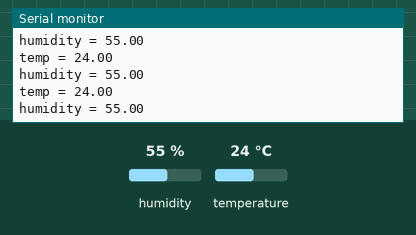
Bench run of a sketch on a simulated Arduino Uno, built with avr-gcc and run on an emulated ATmega328P. Parts: the last lines printed to the serial monitor. The test bench sets the inputs (shaded band); at power-on: humidity 55 %, temperature 24 °C.

Above: at 4.8 s.
4.9 s: humidity set to 22 %
At 8.9 s:
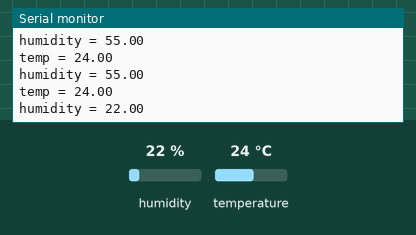
9.9 s: temperature set to 12 °C
At 11.4 s:
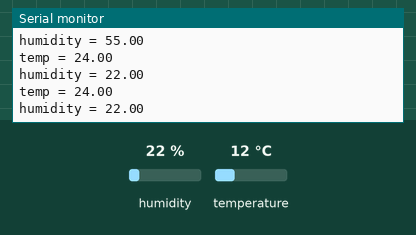
14.9 s: humidity set to 40 %
At 17.1 s:
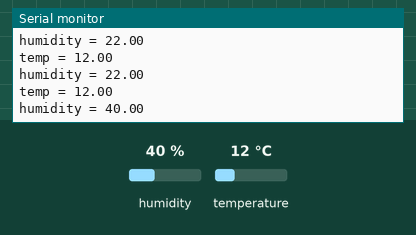
Timing chart, 0 to 18.6 s (numbered marks = the images above; inputs shaded):
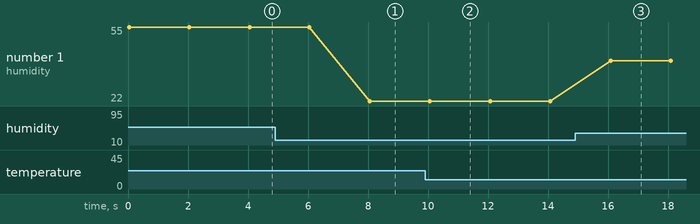

The sketch:

percobaan5Bmodifikasi.ino
```cpp
#include <Arduino_FreeRTOS.h>
#include <queue.h>
#include <DHT.h>

#define DHTPIN 2
#define DHTTYPE DHT11

DHT dht(DHTPIN, DHTTYPE);

struct readings {
    float temp;
    float h;
};

QueueHandle_t my_queue;

void setup() {
    Serial.begin(9600);
    dht.begin();

    my_queue = xQueueCreate(1, sizeof(struct readings));

    xTaskCreate(read_data, "read sensors", 128, NULL, 0, NULL);
    xTaskCreate(display, "display", 128, NULL, 0, NULL);
}

void loop() {}

void read_data(void *pvParameters) {
    struct readings x;

    for(;;) {
        x.temp = dht.readTemperature();
        x.h = dht.readHumidity();

        xQueueSend(my_queue, &x, portMAX_DELAY);
        vTaskDelay(2000 / portTICK_PERIOD_MS);
    }
}

void display(void *pvParameters) {
    struct readings x;

    for(;;) {
        if(xQueueReceive(my_queue, &x, portMAX_DELAY) == pdPASS) {
            Serial.print("temp = ");
            Serial.println(x.temp);

            Serial.print("humidity = ");
            Serial.println(x.h);
        }
    }
}
```

Measured:
- after the input at 4.9 s, the serial monitor: prints a new line after 3.2 s (image 1)
- after the input at 14.9 s, the serial monitor: prints a new line after 1.2 s (image 3)
- plotted number 1: 55 → 22 after the input at 4.9 s, 22 → 40 after the input at 14.9 s
